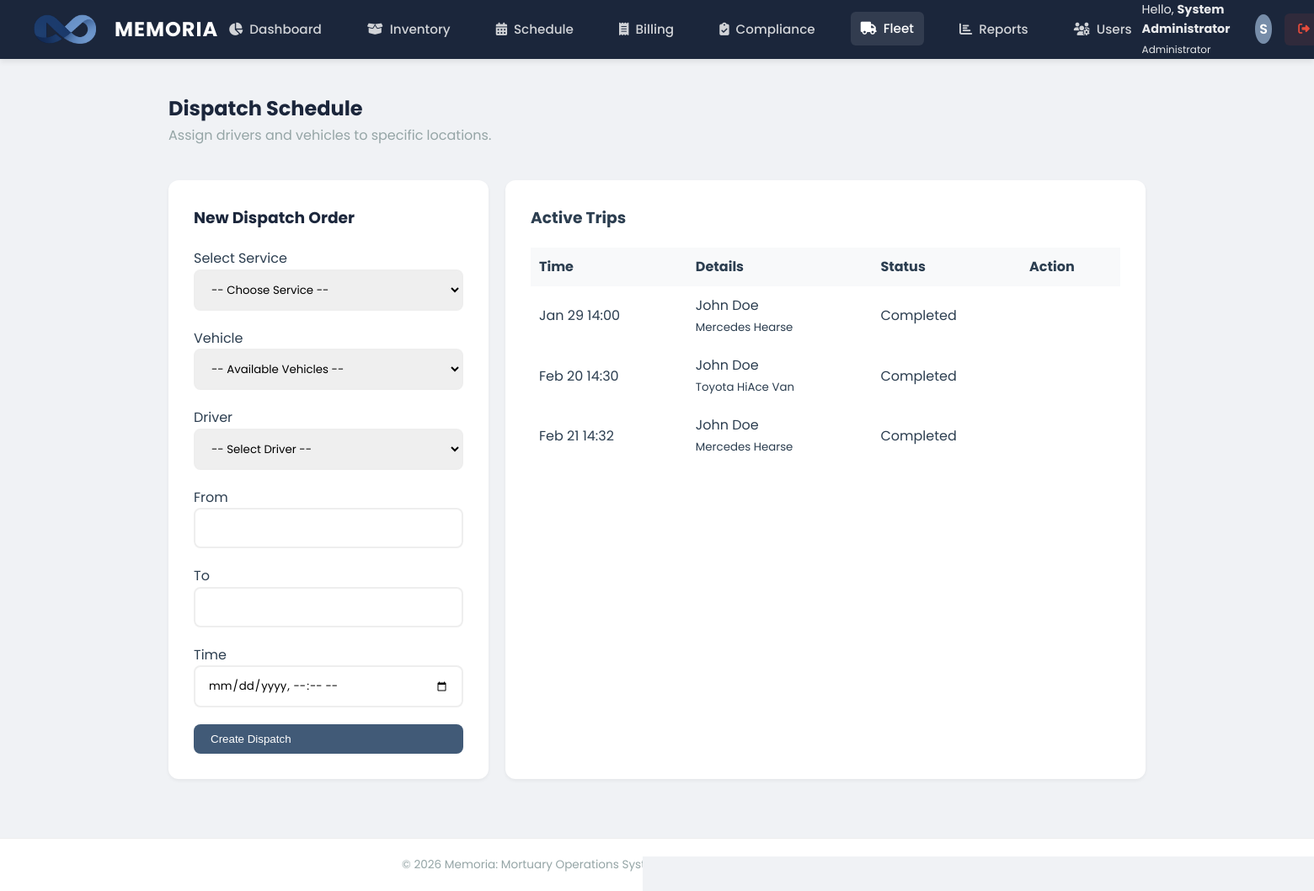
The page /modules/logistics/dispatch.php (signed in) on the database its author committed.
### tables this page shows
CREATE TABLE `dispatches` (
  `id` int(11) NOT NULL,
  `reservation_id` int(11) NOT NULL,
  `vehicle_id` int(11) NOT NULL,
  `driver_id` int(11) NOT NULL,
  `location_from` varchar(255) DEFAULT NULL,
  `location_to` varchar(255) DEFAULT NULL,
  `dispatch_time` datetime NOT NULL,
  `status` enum('Scheduled','In Transit','Completed') DEFAULT 'Scheduled'
);

CREATE TABLE `reservations` (
  `id` int(11) NOT NULL,
  `chapel_name` varchar(50) NOT NULL,
  `deceased_name` varchar(100) NOT NULL,
  `start_date` datetime NOT NULL,
  `end_date` datetime NOT NULL,
  `reserved_by` int(11) DEFAULT NULL
);

CREATE TABLE `vehicles` (
  `id` int(11) NOT NULL,
  `vehicle_name` varchar(100) NOT NULL,
  `plate_number` varchar(20) NOT NULL,
  `status` enum('Available','In Use','Maintenance') DEFAULT 'Available'
);

### modules/logistics/dispatch.php (the view, shortened to what this page needs)
<?php
include('../../includes/header.php');
?>
<div class="panel-header" style="border-bottom: none;">
    <div>
        <h1 style="font-size: 1.5rem; color: var(--deep-navy);">Dispatch Schedule</h1>
        <p style="color: var(--text-light);">Assign drivers and vehicles to specific locations.</p>
    </div>
</div>
<div style="display: grid; grid-template-columns: 1fr 2fr; gap: 20px;">
    <div class="panel">
        <h3 style="margin-bottom: 20px; color: var(--deep-navy);">New Dispatch Order</h3>
        <form method="POST" novalidate>
             <div class="form-group"><label>Select Service</label><select name="reservation_id" class="form-control" required><option value="">-- Choose Service --</option></select></div>
             <div class="form-group"><label>Vehicle</label><select name="vehicle_id" class="form-control" required><option value="">-- Available Vehicles --</option></select></div>
             <div class="form-group"><label>Driver</label><select name="driver_id" class="form-control" required><option value="">-- Select Driver --</option></select></div>
             <div class="form-group"><label>From</label><input type="text" name="loc_from" class="form-control"></div>
             <div class="form-group"><label>To</label><input type="text" name="loc_to" class="form-control"></div>
             <div class="form-group"><label>Time</label><input type="datetime-local" name="dispatch_time" class="form-control"></div>
             <button type="submit" class="btn btn-primary" style="width: 100%;">Create Dispatch</button>
        </form>
    </div>
    <div class="panel">
        <h3 style="margin-bottom: 20px;">Active Trips</h3>
        <table style="width: 100%; border-collapse: collapse;">
            <thead><tr style="background:#f8f9fa; text-align:left;"><th style="padding:10px;">Time</th><th style="padding:10px;">Details</th><th style="padding:10px;">Status</th><th style="padding:10px;">Action</th></tr></thead>
            <tbody>
                <?php
                $q = "SELECT d.id, d.dispatch_time, d.status, d.vehicle_id, r.deceased_name, v.vehicle_name, u.full_name FROM dispatches d JOIN reservations r ON d.reservation_id=r.id JOIN vehicles v ON d.vehicle_id=v.id JOIN users u ON d.driver_id=u.id ORDER BY d.dispatch_time ASC";
                $res = mysqli_query($conn, $q);
                while($row=mysqli_fetch_assoc($res)){
                    echo "<tr><td style='padding:10px;'>".date('M d H:i', strtotime($row['dispatch_time']))."</td><td style='padding:10px;'>{$row['deceased_name']}<br><small>{$row['vehicle_name']}</small></td><td style='padding:10px;'>{$row['status']}</td><td style='padding:10px;'>";
                    echo "</td></tr>";
                }
                ?>
            </tbody>
        </table>
    </div>
</div>
<?php include('../../includes/footer.php'); ?>

### includes/header.php (shortened to what this page needs)
<?php
$current_script = basename($_SERVER['PHP_SELF']);
?>
<!DOCTYPE html>
<html lang="en">
<head>
    <link rel="stylesheet" href="<?php echo BASE_URL; ?>assets/css/style.css">
    <link rel="stylesheet" href="https://cdnjs.cloudflare.com/ajax/libs/font-awesome/6.4.0/css/all.min.css">
</head>
<body>
<?php if (isset($_SESSION['user_id'])): ?>
<header class="main-header">
    <a href="<?php echo BASE_URL; ?>dashboard.php" class="brand">
        <img src="<?php echo BASE_URL; ?>assets/img/logo.png" alt="Memoria Logo" class="brand-logo">
        MEMORIA
    </a>
    <nav>
        <ul class="nav-links">
            <li>
                <a href="<?php echo BASE_URL; ?>dashboard.php" class="<?php echo ($current_script == 'dashboard.php') ? 'active' : ''; ?>">
                    <i class="fas fa-chart-pie"></i> Dashboard
                </a>
            </li>
            <?php if (in_array($_SESSION['role'], ['Administrator', 'Inventory Clerk'])): ?>
            <li>
                <a href="<?php echo BASE_URL; ?>modules/inventory/manage.php" class="<?php echo (strpos($_SERVER['REQUEST_URI'], 'inventory') !== false) ? 'active' : ''; ?>">
                    <i class="fas fa-box-open"></i> Inventory
                </a>
            </li>
            <?php endif; ?>
            <?php if (in_array($_SESSION['role'], ['Administrator', 'Front Desk Staff'])): ?>
            <li>
                <a href="<?php echo BASE_URL; ?>modules/scheduling/calendar.php" class="<?php echo (strpos($_SERVER['REQUEST_URI'], 'scheduling') !== false) ? 'active' : ''; ?>">
                    <i class="fas fa-calendar-alt"></i> Schedule
                </a>
            </li>
            <li>
                <a href="<?php echo BASE_URL; ?>modules/billing/reports.php" class="<?php echo (strpos($_SERVER['REQUEST_URI'], 'billing') !== false) ? 'active' : ''; ?>">
                    <i class="fas fa-receipt"></i> Billing
                </a>
            </li>
            <li>
                <a href="<?php echo BASE_URL; ?>modules/compliance/tracking.php" class="<?php echo (strpos($_SERVER['REQUEST_URI'], 'compliance') !== false) ? 'active' : ''; ?>">
                    <i class="fas fa-clipboard-check"></i> Compliance
                </a>
            </li>
            <?php endif; ?>
            <?php if (in_array($_SESSION['role'], ['Administrator', 'Fleet Coordinator'])): ?>
            <li>
                <a href="<?php echo BASE_URL; ?>modules/logistics/dispatch.php" class="<?php echo (strpos($_SERVER['REQUEST_URI'], 'logistics') !== false) ? 'active' : ''; ?>">
                    <i class="fas fa-truck"></i> Fleet
                </a>
            </li>
            <?php endif; ?>
            <?php if ($_SESSION['role'] === 'Administrator'): ?>
            <li>
                <a href="<?php echo BASE_URL; ?>modules/reports/sales_report.php" class="<?php echo (strpos($_SERVER['REQUEST_URI'], 'reports') !== false) ? 'active' : ''; ?>">
                    <i class="fas fa-chart-bar"></i> Reports
                </a>
            </li>
            <li>
                <a href="<?php echo BASE_URL; ?>modules/users/manage_users.php" class="<?php echo (strpos($_SERVER['REQUEST_URI'], 'users') !== false) ? 'active' : ''; ?>">
                    <i class="fas fa-users-cog"></i> Users
                </a>
            </li>
            <?php endif; ?>
        </ul>
    </nav>
    <div class="user-profile">
        <span style="font-size: 0.9rem; opacity: 0.9;">Hello, <strong><?php echo htmlspecialchars($_SESSION['full_name']); ?></strong><br><small><?php echo $_SESSION['role']; ?></small></span>
        <div class="user-avatar">
            <?php echo strtoupper(substr($_SESSION['full_name'], 0, 1)); ?>
        </div>
        <a href="<?php echo BASE_URL; ?>auth/logout.php" class="logout-btn"><i class="fas fa-sign-out-alt"></i></a>
    </div>
</header>
<?php endif; ?>
<main class="container">

### includes/footer.php
</main>
    <footer>
        <p>&copy; <?php echo date('Y'); ?> Memoria: Mortuary Operations System | Technological University of the Philippines</p>
    </footer>
</body>
</html>

### assets/css/style.css (style rules this page uses)
:root { --deep-navy: #1B263B; --slate-blue: #415A77; --cloud-gray: #E0E1DD; --muted-teal: #778DA9; --white: #FFFFFF; --danger: #e74c3c; --success: #2ecc71; --text-dark: #2c3e50; --text-light: #95a5a6; --shadow-sm: 0 2px 4px rgba(0,0,0,0.05); --shadow-md: 0 4px 6px rgba(0,0,0,0.07); --shadow-lg: 0 10px 15px rgba(0,0,0,0.1); }
* { margin: 0; padding: 0; box-sizing: border-box; }
body { font-family: 'Poppins', sans-serif; background-color: #F0F2F5; color: var(--text-dark); line-height: 1.6; min-height: 100vh; display: flex; flex-direction: column; }
header.main-header { background: var(--deep-navy); color: var(--white); padding: 0 40px; height: 70px; display: flex; align-items: center; justify-content: space-between; box-shadow: var(--shadow-md); position: sticky; top: 0; z-index: 1000; }
.brand { font-size: 1.5rem; font-weight: 700; letter-spacing: 1px; display: flex; align-items: center; gap: 10px; color: var(--white); text-decoration: none; }
.nav-links { display: flex; gap: 30px; list-style: none; }
.nav-links a { color: rgba(255, 255, 255, 0.8); text-decoration: none; font-weight: 500; font-size: 0.95rem; padding: 8px 12px; border-radius: 6px; transition: all 0.3s ease; display: flex; align-items: center; gap: 8px; }
.nav-links a:hover, .nav-links a.active { background: rgba(255, 255, 255, 0.1); color: var(--white); transform: translateY(-1px); }
.user-profile { display: flex; align-items: center; gap: 15px; }
.user-avatar { width: 35px; height: 35px; background: var(--muted-teal); border-radius: 50%; display: flex; justify-content: center; align-items: center; font-weight: 600; color: white; }
.container { max-width: 1200px; margin: 40px auto; padding: 0 20px; flex: 1; width: 100%; }
.panel { background: var(--white); border-radius: 12px; box-shadow: var(--shadow-sm); padding: 30px; margin-bottom: 30px; }
.panel-header { display: flex; justify-content: space-between; align-items: center; margin-bottom: 25px; border-bottom: 1px solid #eee; padding-bottom: 15px; }
.btn { padding: 10px 20px; border-radius: 8px; font-weight: 500; cursor: pointer; border: none; transition: all 0.2s; text-decoration: none; display: inline-flex; align-items: center; gap: 8px; }
.btn-primary { background: var(--slate-blue); color: white; }
.logout-btn { background: rgba(231, 76, 60, 0.1); color: var(--danger); padding: 8px 16px; border-radius: 6px; font-size: 0.85rem; }
.form-control { width: 100%; padding: 12px 15px; border: 2px solid #eee; border-radius: 8px; margin-bottom: 20px; font-family: 'Poppins', sans-serif; transition: 0.3s; }
footer { background: var(--white); color: var(--text-light); text-align: center; padding: 20px; font-size: 0.85rem; border-top: 1px solid #eee; margin-top: auto; }
.brand-logo { height: 35px; width: auto; margin-right: 12px; vertical-align: middle; }

### rows shown on the page
dispatches: dispatch_time "Jan 29 14:00", reservation.deceased_name "John Doe", vehicle.vehicle_name "Mercedes Hearse", status "Completed"
dispatches: dispatch_time "Feb 20 14:30", reservation.deceased_name "John Doe", vehicle.vehicle_name "Toyota HiAce Van", status "Completed"
dispatches: dispatch_time "Feb 21 14:32", reservation.deceased_name "John Doe", vehicle.vehicle_name "Mercedes Hearse", status "Completed"

### other values the page prints
$_SESSION['full_name'] "System Administrator"
$_SESSION['role'] "Administrator"
substr($_SESSION['full_name'], 0, 1) "S"
